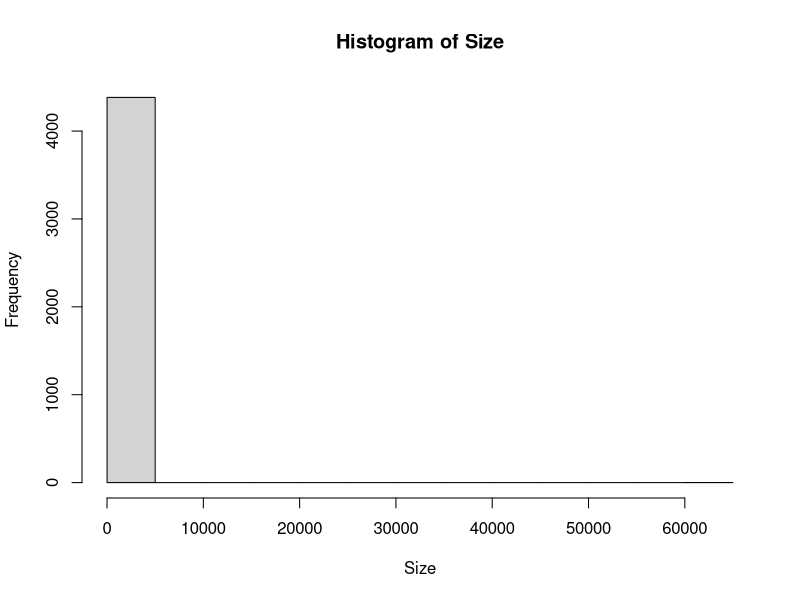
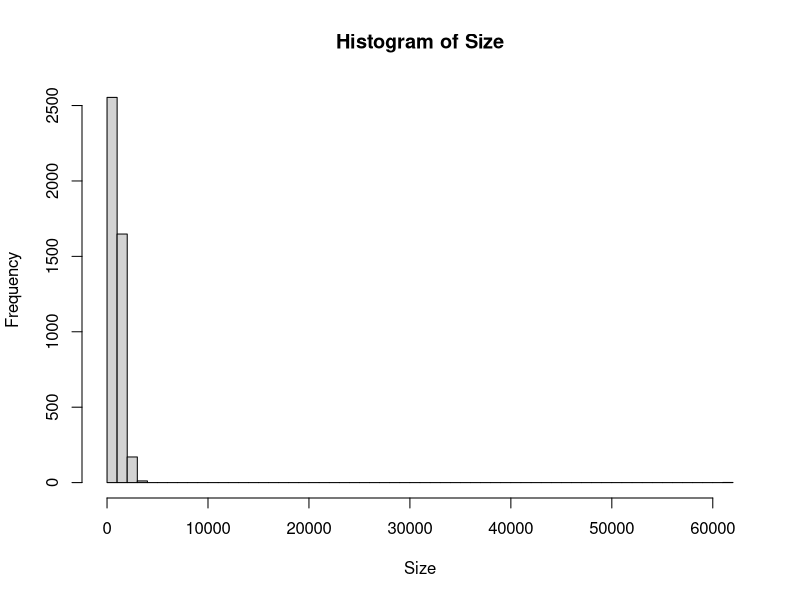
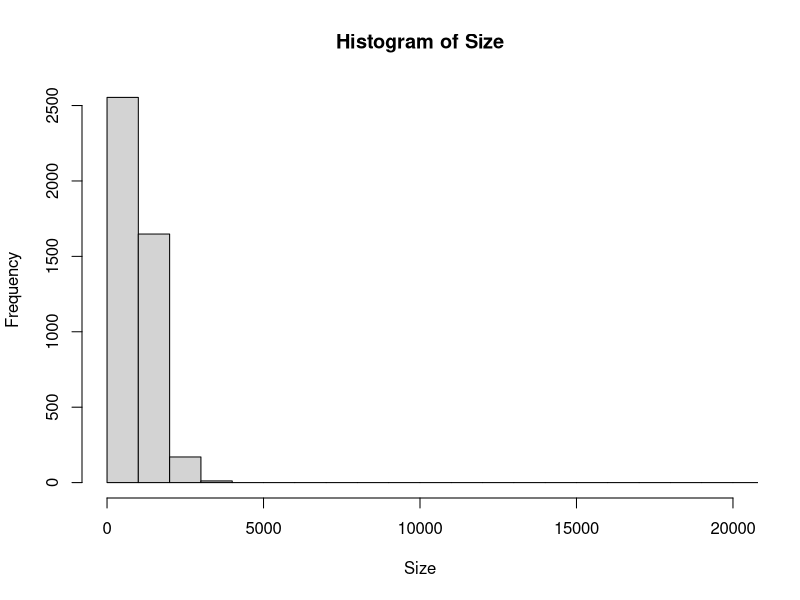
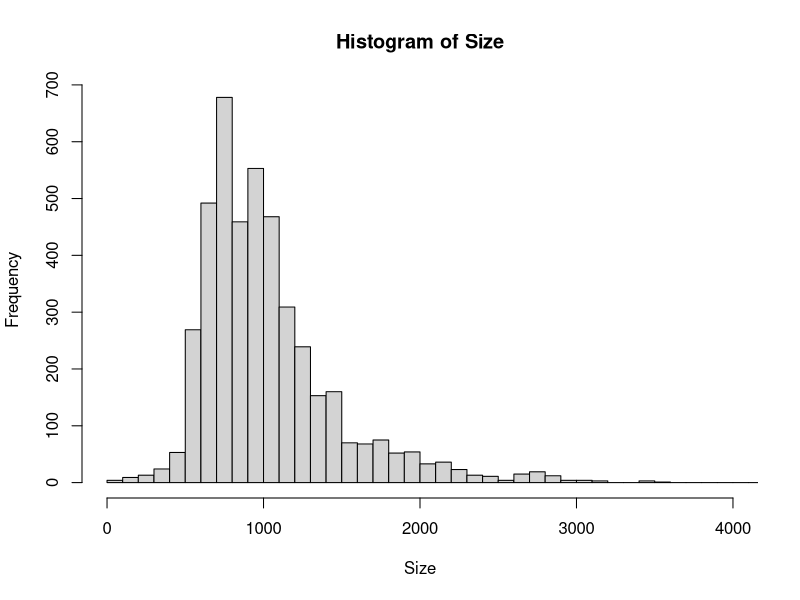
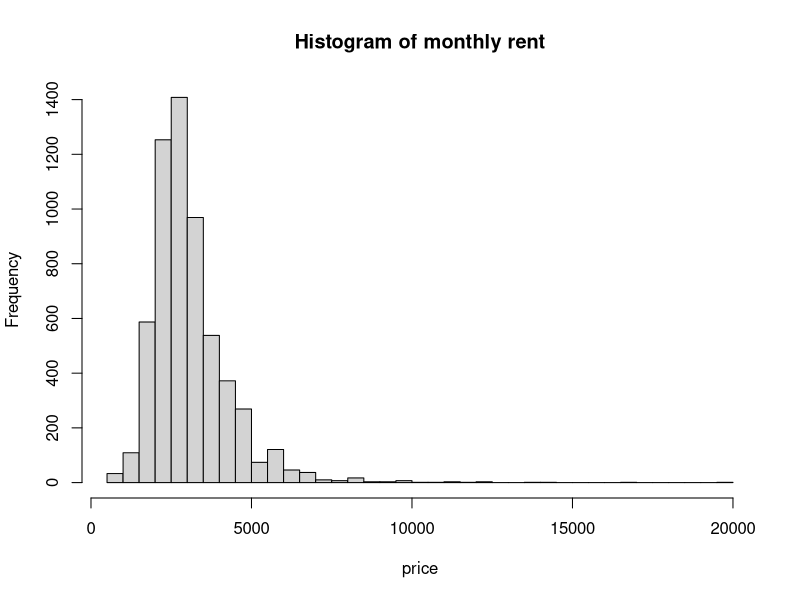
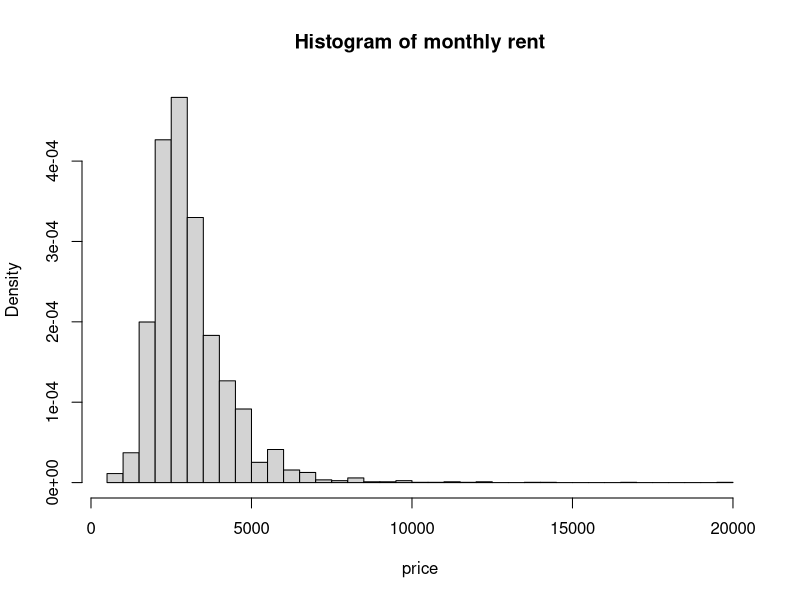
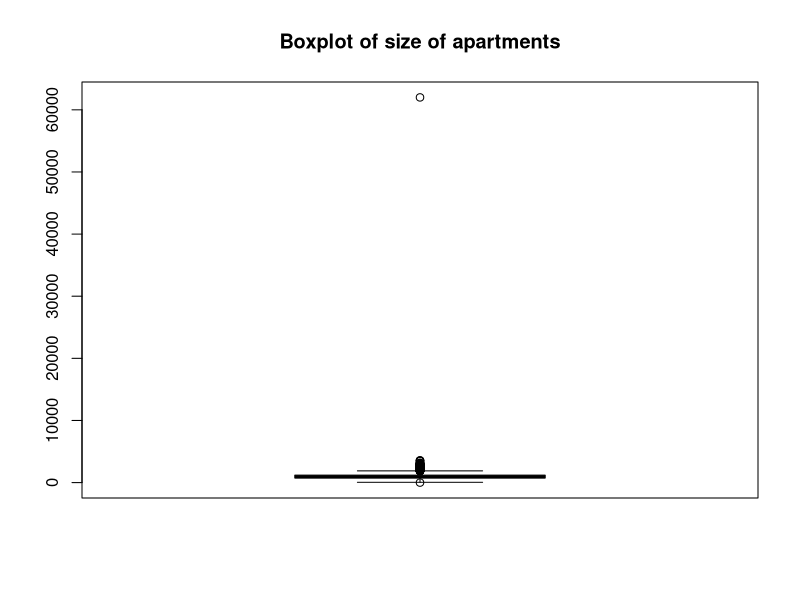
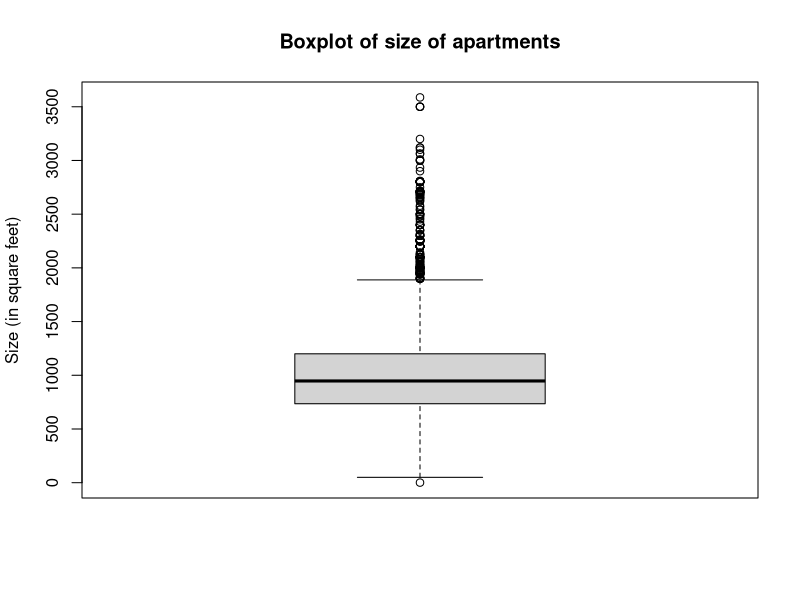

Here is the R script that generated these plots, in order:
## ---- chunk 1
knitr::opts_chunk$set(echo = TRUE)
## ---- chunk 2
set.seed(4291)
# insert code here save the median of your simulated data as 
# 'medx'
## ---- chunk 3
set.seed(4291)
# insert code here save the median of your simulated data as 
# 'medx'
x <- rnorm(1000)
medx <- median(x)
medx
## ---- chunk 4
craigslist <- read.csv("craigslist.csv", 
                       header = TRUE, stringsAsFactors = FALSE)
#Check to see if everything looks as expected:
head(craigslist)
## ---- chunk 5
unique(craigslist$location)
## ---- chunk 6
craigslist[1, ]
## ---- chunk 7
# insert code here 
nrow(craigslist)
## ---- chunk 8
# Insert your code here:
summary(craigslist$price)
## ---- chunk 9
# Insert your code here:
table(craigslist$location)
## ---- chunk 10
# Insert code here:
# nrow(subset(craigslist,price>3000))/nrow(craigslist)*100
sum(craigslist$price>3000)/nrow(craigslist) * 100
## ---- chunk 11
hist(craigslist$size, 
     main = "Histogram of Size", # plot title
     xlab = "Size"
     )
## ---- chunk 12
hist(craigslist$size, 
     main = "Histogram of Size", # plot title
     xlab = "Size", breaks=50)
## ---- chunk 13
summary(craigslist$size)
## ---- chunk 14
hist(craigslist$size, 
     main = "Histogram of Size", # plot title
     xlab = "Size", breaks=50,
     xlim=c(0,20000))
## ---- chunk 15
# Fix this code:
hist(craigslist$size, 
     main = "Histogram of Size", # plot title
     xlab = "Size", breaks=500,
     xlim=c(0,4000))
## ---- chunk 16
#Insert code here:
hist(craigslist$price,
     main = "Histogram of monthly rent",
     xlab= "price" ,breaks=50)
## ---- chunk 17
#Insert code here:
hist(craigslist$price,
     main = "Histogram of monthly rent",
     xlab= "price" ,breaks=50,
     freq = FALSE)
## ---- chunk 18
boxplot(craigslist$size, 
     main = "Boxplot of size of apartments"
) 
## ---- chunk 19
boxplot(craigslist$size[craigslist$size<60000], 
     main = "Boxplot of size of apartments",
     ylab="Size (in square feet)"
) 
## ---- chunk 20
boxplot( craigslist$size ~ craigslist$brs , 
     main = "Boxplot of size of apartments",
     ylab="Size (in square feet)",
     xlab="Number of bedrooms"
) 
## ---- chunk 21
boxplot(size ~ brs, data=craigslist, 
     main = "Boxplot of size of apartments",
     ylab="Size (in square feet)",
     xlab="Number of bedrooms"
) 
## ---- chunk 22
boxplot(size ~ brs, data=craigslist[craigslist$size<60000,], 
     main = "Boxplot of size of apartments",
     ylab="Size (in square feet)",
     xlab="Number of bedrooms"
) 
## ---- chunk 23
# insert code here 
onebedroom <- subset(craigslist, brs==1)
## ---- chunk 24
#Insert code here
boxplot(price ~ location, data=onebedroom,
        main = "Boxplot of one bedroom rent price",
        ylab="Price",
        xlab="Cities"
        )
## ---- chunk 25
# insert code here
subset(craigslist, price>5000&brs==1,select =link)

## ---- chunk 26
?Distributions
## ---- chunk 27
dnorm(0, mean = 1, sd = sqrt(2))
# Notice here the parameter in dnorm is sd,
# which represents the standard deviation (sigma instead of sigma^2). 
## ---- chunk 28
probs <- pnorm(1, mean = 1, sd = sqrt(2))
probs
## ---- chunk 29
qtl <- qnorm(0.5, mean = 1, sd = sqrt(2))
qtl
## ---- chunk 30
# generate 1000 samples from Normal(1, 2) distribution.
samples <- rnorm(n= 1000, mean = 1, sd = sqrt(2))
# plot the histogram
hist(samples)

## ---- chunk 31
# create a vector, spaced by 0.1
x <- seq(from = -4, to = 6, by = 0.1)
# calculate their densities
x.dens <- dnorm(x, mean = 1, sd = 2)
## ---- chunk 32
# plot the line
plot(x, x.dens, ylab="Density, p(x)")
## ---- chunk 33
# plot the line
plot(x, x.dens,type="l", ylab="Density, p(x)",xlim=c(-4,6))
## ---- chunk 34
# plot the line
curve(dnorm(x, mean = 1, sd = 2),from=-4,to=6, 
      ylab="Density, p(x)")
## ---- chunk 35
hist(samples, freq=FALSE,xlim=c(-4,6))
curve(dnorm(x, mean = 1, sd = 2),
      ylab="Density, p(x)", add=TRUE)


## ---- chunk 36
# insert code here
pnorm(9.5, mean = 3.5, sd = 3) - pnorm(-2.5, mean = 3.5, sd = 3)
## ---- chunk 37
# insert code here save 
IQR = qnorm(0.75, mean = 3.5, sd = 3)-qnorm(0.25, mean = 3.5, sd = 3)
IQR
## ---- chunk 38
set.seed(201728)
sample(x = 1:5, size = 3) # after calling this function, the seed will be updated
sample(x = 1:5, size = 3) # the seed has changed thus we would get a different number
set.seed(201728) # set the seed back to 201728
sample(x = 1:5, size = 3)
## ---- chunk 39
set.seed(20170126)
rnorm(5, mean = 0, sd = 1)
rnorm(5, mean = 0, sd = 1)
set.seed(20170126)
rnorm(5, mean = 0, sd = 1)
